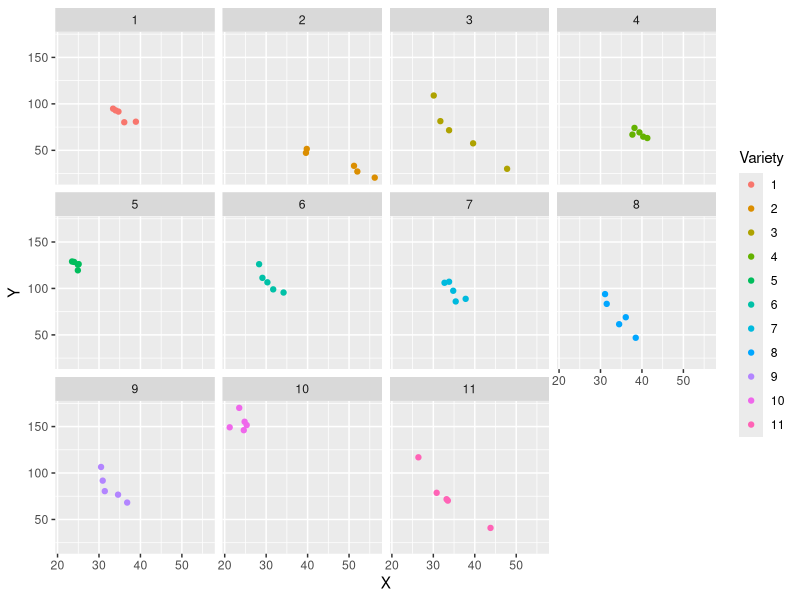
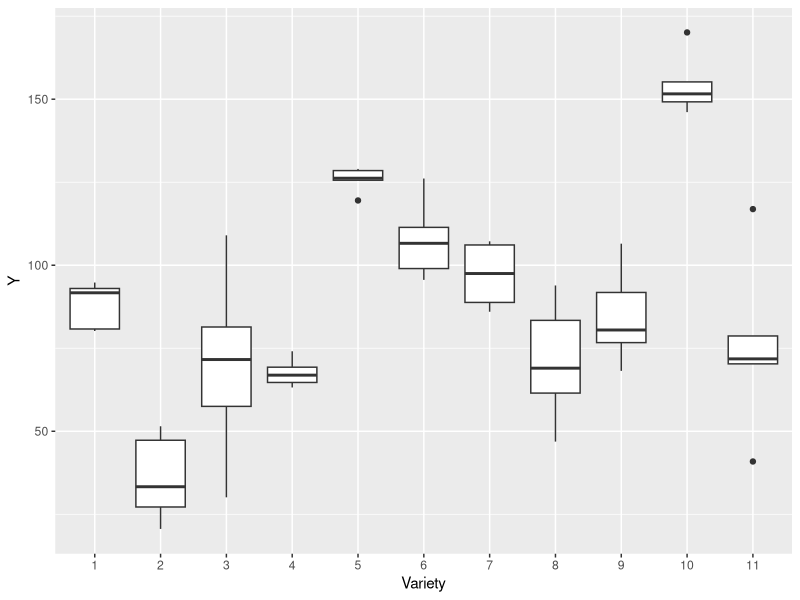
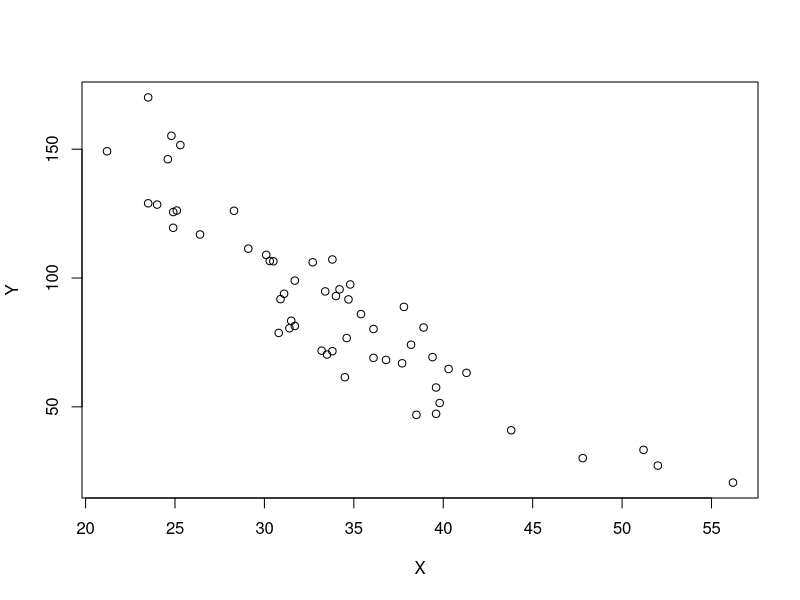

Generate these figures, in order, with R:
#BIOL933
#Lab 10, example 1
#ANCOVA RCBD

#read in, re-classify, and inspect the data
lima_dat <- read.csv("Lab10ex1.csv")

lima_dat<-as.data.frame(lima_dat)
lima_dat$Block<-as.factor(lima_dat$Block)
lima_dat$Variety<-as.factor(lima_dat$Variety)
str(lima_dat, give.attr=F)

# plot the data regarding variety
library(ggplot2)
ggplot(lima_dat, aes(x=X, y=Y, color=Variety))+
  geom_point()+
  facet_wrap(~Variety)

ggplot(lima_dat, aes(x=Variety, y=Y))+
  geom_boxplot()

# 1. General regression
plot(Y ~ X, lima_dat)
reg_mod<-lm(Y ~ X, lima_dat)
anova(reg_mod)
summary(reg_mod)

# 2.  Perform ANOVA with X as Response
anovaX_mod<-lm(X ~ Block + Variety, lima_dat)
anova(anovaX_mod)

# 3.  Perform ANOVA with Y as Response
anovaY_mod<-lm(Y ~ Block + Variety, lima_dat)
anova(anovaY_mod)
summary(anovaY_mod)

# 4.  Test for homogeneity of slopes
slopes_mod<-lm(Y ~ Block + Variety + X + Variety*X, lima_dat)
anova(slopes_mod)

# 5.  The ANCOVA
library(car)
ancova_mod<-lm(Y ~ Block + Variety + X, lima_dat)
Anova(ancova_mod, type = 2)

# 6.  Find beta and Xmean; then create Z
summary(ancova_mod)
mean(lima_dat$X)
lima_dat$Z<-lima_dat$Y + 3.1320*(lima_dat$X - 33.98727)

# INTERLUDE:  Comparing means and analyses
library(lsmeans)
lima_lsm <- lsmeans(ancova_mod, "Variety")
adj_means <- aggregate(lima_dat$Z, list(lima_dat$Variety), mean)

anovaZ_mod<-lm(Z ~ Block + Variety, lima_dat)
anova(anovaZ_mod)

# 7.  Normality of residuals
anovaZ_mod<-lm(Z ~ Block + Variety, lima_dat)
lima_dat$anovaZ_resids <- residuals(anovaZ_mod)
shapiro.test(lima_dat$anovaZ_resids)

# 8.  Homogeneity of variances
library(car)
leveneTest(Z ~ Variety, data = lima_dat)

# 9.  Additivity of main effects
lima_dat$anovaZ_preds <- predict(anovaZ_mod)
lima_dat$sq_anovaZ_preds <- lima_dat$anovaZ_preds^2
tukeyZ_mod<-lm(Z ~ Block + Variety + sq_anovaZ_preds, lima_dat)
anova(tukeyZ_mod)

# 10.  The ANCOVA, with desired subsequent analysis
ancova_mod<-lm(Y ~ Block + Variety + X, lima_dat)
Anova(ancova_mod, type = 2)

#Tukey separation of adjusted variety means
lima_lsm <- lsmeans(ancova_mod, "Variety")
contrast(lima_lsm, method = "pairwise", adjust = "tukey")
